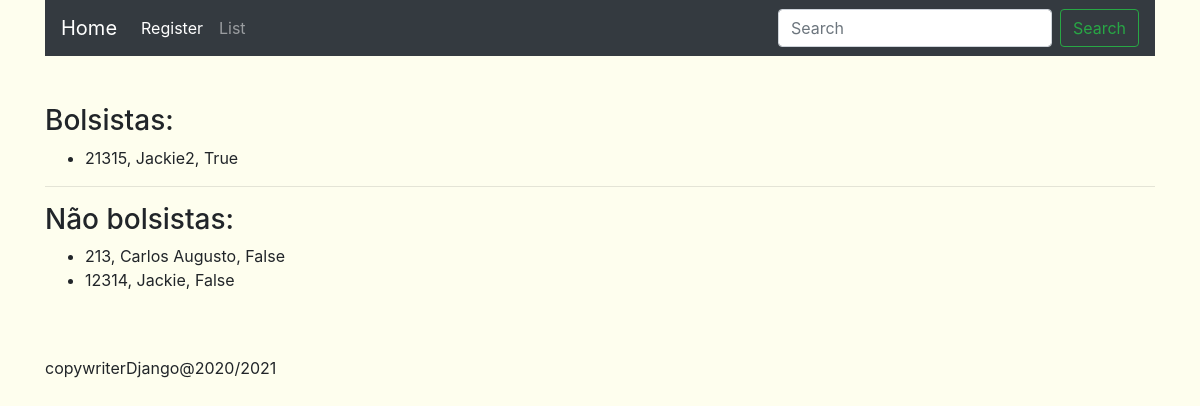
The page /myapp/students/ on the database as committed earlier.
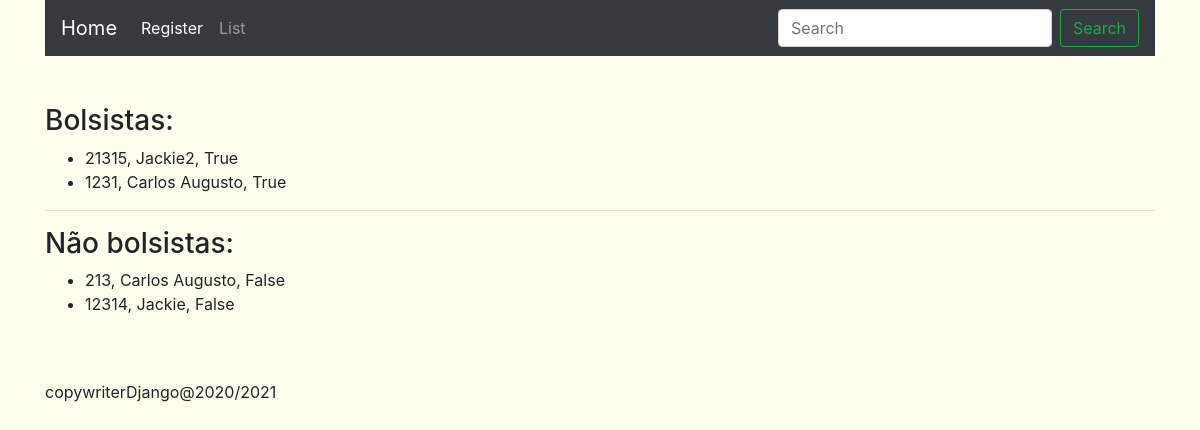
The same page on the database as committed later.
### myapp/models.py (models this page shows, shortened)
class Student(models.Model):
    registration = models.IntegerField(unique=True)
    name = models.CharField(max_length=50)
    scholarship = models.BooleanField(default=False)

### myapp/views.py (the view)
# urls.py: path('students/', views.students, name='students'),
def students(request):
  students = Student.objects.all()
  context = {'students': students}
  return render(request, 'myapp/list_students.html', context=context)

### templates/myapp/list_students.html (shortened to what this page needs)
{% extends "base.html" %}
{% block content %}
  <h3>Bolsistas:</h3>
  <ul>
    {% for student in students %}
      {% if student.scholarship %}
        <li>{{ student.registration }}, {{ student.name }}, {{ student.scholarship }}</li>
      {% endif%}
    {% endfor %}
  </ul>
  <hr>
  <h3>Não bolsistas:</h3>
  <ul>
    {% for student in students %}
      {% if not student.scholarship %}
        <li>{{ student.registration }}, {{ student.name }}, {{ student.scholarship }}</li>
      {% endif%}
    {% endfor %}
  </ul>
{% endblock %}

Rows that differ between the two databases and show on the page:
added Student: registration "1231", name "Carlos Augusto", scholarship "True", shown under "Bolsistas:"
